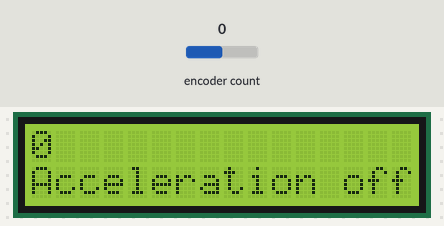
A sketch run on a simulated Arduino Uno, built with avr-gcc and run on an emulated ATmega328P. On the bench: 16×2 character LCD. The inputs (shaded band) are chosen by the test bench; at power-on: encoder count 0. What the sketch prints to the serial monitor is not drawn.

Above: at 1.2 s.
1.3 s: encoder count set to 1
At 1.6 s:
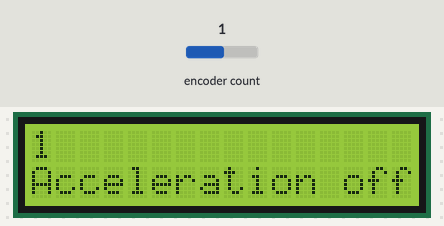
Timing chart, 0 to 4.3 s (numbered marks = the images above; inputs shaded):
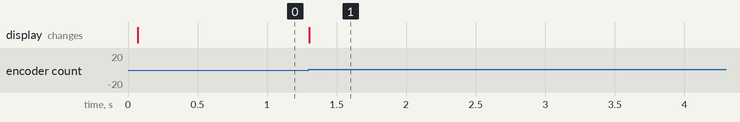

The sketch:

ClickEncoderTest.ino
```cpp
#define WITH_LCD 1

#include <ClickEncoder.h>
#include <TimerOne.h>

#ifdef WITH_LCD
#include <LiquidCrystal.h>

#define LCD_RS       8
//#define LCD_RW       9
#define LCD_EN      7
#define LCD_D4       14
#define LCD_D5       15
#define LCD_D6       16
#define LCD_D7       17

#define LCD_CHARS   16
#define LCD_LINES    2

LiquidCrystal lcd(LCD_RS, LCD_EN, LCD_D4, LCD_D5, LCD_D6, LCD_D7);
#endif

ClickEncoder *encoder;
int16_t last, value;

void timerIsr() {
  encoder->service();
}

#ifdef WITH_LCD
void displayAccelerationStatus() {
  lcd.setCursor(0, 1);
  lcd.print("Acceleration ");
  lcd.print(encoder->getAccelerationEnabled() ? "on " : "off");
}
#endif

void setup() {
  Serial.begin(9600);
  encoder = new ClickEncoder(A1, A0, A2);

#ifdef WITH_LCD
  lcd.begin(LCD_CHARS, LCD_LINES);
  lcd.clear();
  displayAccelerationStatus();
#endif

  Timer1.initialize(1000);
  Timer1.attachInterrupt(timerIsr);

  last = -1;
}

void loop() {
  value += encoder->getValue();

  if (value != last) {
    last = value;
    Serial.print("Encoder Value: ");
    Serial.println(value);
#ifdef WITH_LCD
    lcd.setCursor(0, 0);
    lcd.print("         ");
    lcd.setCursor(0, 0);
    lcd.print(value);
#endif
  }

  ClickEncoder::Button b = encoder->getButton();
  if (b != ClickEncoder::Open) {
    Serial.print("Button: ");
    #define VERBOSECASE(label) case label: Serial.println(#label); break;
    switch (b) {
      VERBOSECASE(ClickEncoder::Pressed);
      VERBOSECASE(ClickEncoder::Held)
      VERBOSECASE(ClickEncoder::Released)
      VERBOSECASE(ClickEncoder::Clicked)
      case ClickEncoder::DoubleClicked:
          Serial.println("ClickEncoder::DoubleClicked");
          encoder->setAccelerationEnabled(!encoder->getAccelerationEnabled());
          Serial.print("  Acceleration is ");
          Serial.println((encoder->getAccelerationEnabled()) ? "enabled" : "disabled");
#ifdef WITH_LCD
          displayAccelerationStatus();
#endif
        break;
    }
  }
}
```

Measured:
- after the input at 1.3 s, the display: changes at once (image 1)
